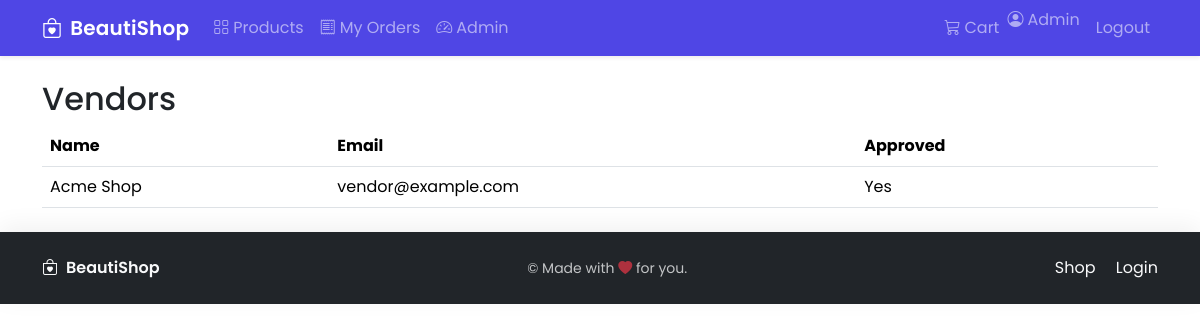
The page /admin/vendors (signed in) on the database its author committed.
### app/models.py (models this page shows, shortened)
class User(UserMixin, db.Model):
    id = db.Column(db.Integer, primary_key=True)
    email = db.Column(db.String(255), unique=True, nullable=False, index=True)
    password_hash = db.Column(db.String(255), nullable=False)
    name = db.Column(db.String(120), nullable=True)
    role = db.Column(db.String(20), default=ROLE_CUSTOMER, nullable=False)
    is_active = db.Column(db.Boolean, default=True)
    created_at = db.Column(db.DateTime, default=datetime.utcnow)
    vendor = db.relationship("Vendor", back_populates="user", uselist=False)
    orders = db.relationship("Order", back_populates="user")
    @property
    def is_admin(self) -> bool:
        return self.role == ROLE_ADMIN
    @property
    def is_vendor(self) -> bool:
        return self.role == ROLE_VENDOR

class Vendor(db.Model):
    id = db.Column(db.Integer, primary_key=True)
    user_id = db.Column(db.Integer, db.ForeignKey("user.id"), nullable=False)
    name = db.Column(db.String(120), nullable=False)
    approved = db.Column(db.Boolean, default=False)
    user = db.relationship("User", back_populates="vendor")
    products = db.relationship("Product", back_populates="vendor")

### app/blueprints/admin.py (the view)
@admin_bp.route("/vendors", methods=["GET", "POST"])
def vendors():
    vendors = Vendor.query.all()
    return render_template("admin/vendors.html", vendors=vendors)

### app/blueprints/admin.py (called while the page is built)
@admin_bp.before_request
@login_required
@role_required(ROLE_ADMIN)
def require_admin():
    pass

### app/blueprints/cart.py (called while the page is built, shortened)
@cart_bp.before_app_request
def merge_session_cart_after_login():
    if not current_user.is_authenticated:
        return
    sid = session.get("sid")
    if not sid:
        return

### app/models.py (called while the page is built)
@login_manager.user_loader
def load_user(user_id: str) -> Optional["User"]:
    return User.query.get(int(user_id))

### app/utils.py (called while the page is built)
def role_required(*roles):
    def decorator(func):
        @wraps(func)
        def wrapper(*args, **kwargs):
            if not current_user.is_authenticated:
                abort(401)
            if current_user.role not in roles:
                abort(403)
            return func(*args, **kwargs)
        return wrapper
    return decorator

### app/templates/admin/vendors.html (shortened to what this page needs)
{% extends 'base.html' %}
{% block content %}
<h2>Vendors</h2>
<table class="table">
  <thead><tr><th>Name</th><th>Email</th><th>Approved</th><th></th></tr></thead>
  <tbody>
  {% for v in vendors %}
    <tr>
      <td>{{ v.name }}</td>
      <td>{{ v.user.email }}</td>
      <td>{{ 'Yes' if v.approved else 'No' }}</td>
      <td>
      </td>
    </tr>
  {% endfor %}
  </tbody>
</table>
{% endblock %}

### app/templates/base.html (shortened to what this page needs)
<!doctype html>
<html lang="en">
  <head>
    <link href="https://cdn.jsdelivr.net/npm/bootstrap@5.3.2/dist/css/bootstrap.min.css" rel="stylesheet">
    <link href="https://cdn.jsdelivr.net/npm/bootstrap-icons@1.11.3/font/bootstrap-icons.css" rel="stylesheet">
    <link href="{{ url_for('static', filename='style.css') }}" rel="stylesheet">
  </head>
  <body class="bg-body">
    <nav class="navbar navbar-expand-lg navbar-dark bg-primary shadow-sm sticky-top">
      <div class="container">
        <a class="navbar-brand d-flex align-items-center" href="/">
          <i class="bi bi-bag-heart me-2"></i>
          <span class="fw-semibold">BeautiShop</span>
        </a>
        <div class="collapse navbar-collapse" id="navbarNav">
          <ul class="navbar-nav me-auto">
            <li class="nav-item"><a class="nav-link" href="{{ url_for('shop.product_list') }}"><i class="bi bi-grid me-1"></i>Products</a></li>
            {% if current_user.is_authenticated %}
            <li class="nav-item"><a class="nav-link" href="{{ url_for('account.my_orders') }}"><i class="bi bi-receipt me-1"></i>My Orders</a></li>
            {% endif %}
            {% if current_user.is_authenticated and current_user.is_admin %}
            <li class="nav-item"><a class="nav-link" href="{{ url_for('admin.dashboard') }}"><i class="bi bi-speedometer2 me-1"></i>Admin</a></li>
            {% endif %}
          </ul>
          <ul class="navbar-nav">
            <li class="nav-item"><a class="nav-link" href="{{ url_for('cart.view_cart') }}"><i class="bi bi-cart3 me-1"></i>Cart</a></li>
            {% if current_user.is_authenticated %}
              <li class="nav-item"><span class="navbar-text me-2"><i class="bi bi-person-circle me-1"></i>{{ current_user.name or current_user.email }}</span></li>
              <li class="nav-item"><a class="nav-link" href="{{ url_for('auth.logout') }}">Logout</a></li>
            {% else %}
              <li class="nav-item"><a class="nav-link" href="{{ url_for('auth.login') }}">Login</a></li>
              <li class="nav-item"><a class="nav-link" href="{{ url_for('auth.register') }}">Register</a></li>
            {% endif %}
          </ul>
        </div>
      </div>
    </nav>
    <main class="container my-4">
      {% block content %}{% endblock %}
    </main>
    <footer class="bg-dark text-light py-4 mt-auto">
      <div class="container d-flex flex-column flex-md-row align-items-center justify-content-between">
        <div class="d-flex align-items-center mb-3 mb-md-0">
          <i class="bi bi-bag-heart me-2"></i>
          <span class="fw-semibold">BeautiShop</span>
        </div>
        <div class="small opacity-75">&copy; {{ 2025 if false else (now().year if false else '' ) }} Made with <i class="bi bi-heart-fill text-danger"></i> for you.</div>
        <div>
          <a href="{{ url_for('shop.product_list') }}" class="link-light text-decoration-none me-3">Shop</a>
          <a href="{{ url_for('auth.login') }}" class="link-light text-decoration-none">Login</a>
        </div>
      </div>
    </footer>
  </body>
</html>

### app/static/style.css (style rules this page uses)
:root { --primary: #4f46e5; --primary-dark: #4338ca; --body-bg: #f8fafc; }
html, body { height: 100%; }
body { font-family: 'Poppins', system-ui, -apple-system, Segoe UI, Roboto, 'Helvetica Neue', Arial, 'Noto Sans', 'Apple Color Emoji', 'Segoe UI Emoji'; background: var(--body-bg); }
.bg-primary { background-color: var(--primary) !important; }
.navbar-brand { font-weight: 700; letter-spacing: .2px; }
footer { box-shadow: 0 -6px 24px rgba(0,0,0,0.06); }

### rows shown on the page
User: name "Admin"
Vendor: name "Acme Shop", user.email "vendor@example.com", approved "Yes"
